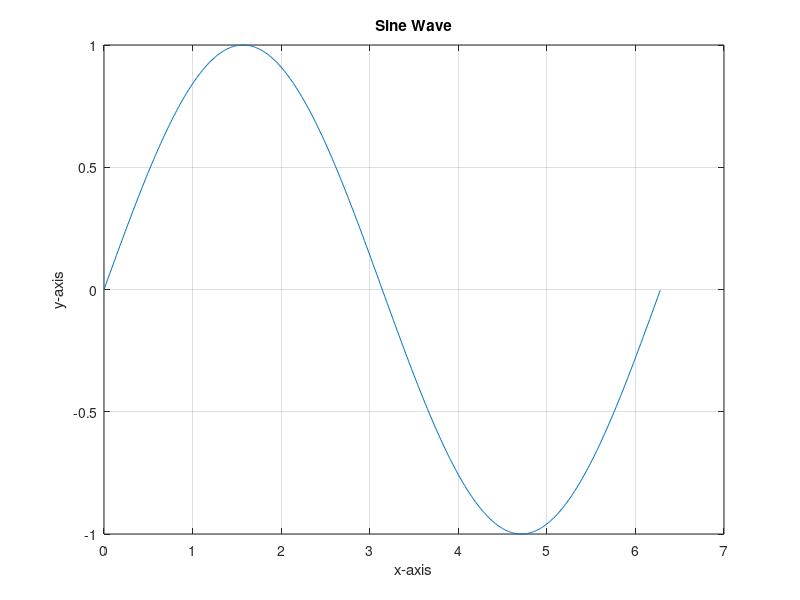

This chart was generated by the following MATLAB code:
%% MATLAB Beginner Guide
% This script introduces basic MATLAB syntax, operators, and control structures.

%% SECTION 1: VARIABLE CREATION
a = 5;       % Assigns value 5 to variable a
b = 10;      % Assigns value 10 to variable b

%% SECTION 2: ARITHMETIC OPERATORS
add = a + b;           % Addition
sub = a - b;           % Subtraction
mul = a * b;           % Multiplication
div = a / b;           % Division
power = a ^ 2;         % Matrix power
ele_power = a .^ 2;    % Element-wise power
remainder = mod(a, b); % Modulus

disp('Arithmetic Operations:');
disp(['Addition: ', num2str(add)]);
disp(['Subtraction: ', num2str(sub)]);
disp(['Multiplication: ', num2str(mul)]);
disp(['Division: ', num2str(div)]);
disp(['Matrix Power: ', num2str(power)]);
disp(['Element-wise Power: ', num2str(ele_power)]);
disp(['Remainder: ', num2str(remainder)]);

%% SECTION 3: RELATIONAL OPERATORS
disp('Relational Operations:');
disp(['Equal to: ', num2str(a == b)]);
disp(['Not equal to: ', num2str(a ~= b)]);
disp(['Greater than: ', num2str(a > b)]);
disp(['Less than: ', num2str(a < b)]);
disp(['Greater or equal: ', num2str(a >= b)]);
disp(['Less or equal: ', num2str(a <= b)]);

%% SECTION 4: LOGICAL OPERATORS
disp('Logical Operations:');
disp(['AND: ', num2str((a > 0) & (b > 0))]);
disp(['OR: ', num2str((a > 0) | (b > 0))]);
disp(['NOT: ', num2str(~(a > 0))]);

%% SECTION 5: IF-ELSE STATEMENT
n = 7;
if mod(n, 2) == 0
    disp([num2str(n), ' is Even']);
else
    disp([num2str(n), ' is Odd']);
end

%% SECTION 6: FOR LOOP
disp('For Loop Example:');
for i = 1:5
    disp(['Count: ', num2str(i)]);
end

%% SECTION 7: WHILE LOOP
disp('While Loop Example:');
i = 1;
while i <= 5
    disp(['Count: ', num2str(i)]);
    i = i + 1;
end

%% SECTION 8: FACTORIAL PROGRAM
n = 5;
fact = 1;
for i = 1:n
    fact = fact * i;
end
disp(['Factorial of ', num2str(n), ' is ', num2str(fact)]);

%% SECTION 9: MULTIPLICATION TABLE
n = 4;
disp(['Multiplication Table of ', num2str(n)]);
for i = 1:10
    disp([num2str(n), ' x ', num2str(i), ' = ', num2str(n * i)]);
end

%% SECTION 10: SINE WAVE PLOT
x = 0:0.01:2*pi;
y = sin(x);
figure;
plot(x, y);
xlabel('x-axis');
ylabel('y-axis');
title('Sine Wave');
grid on;

%% End of Guide
disp('--- End of MATLAB Beginner Guide ---');
